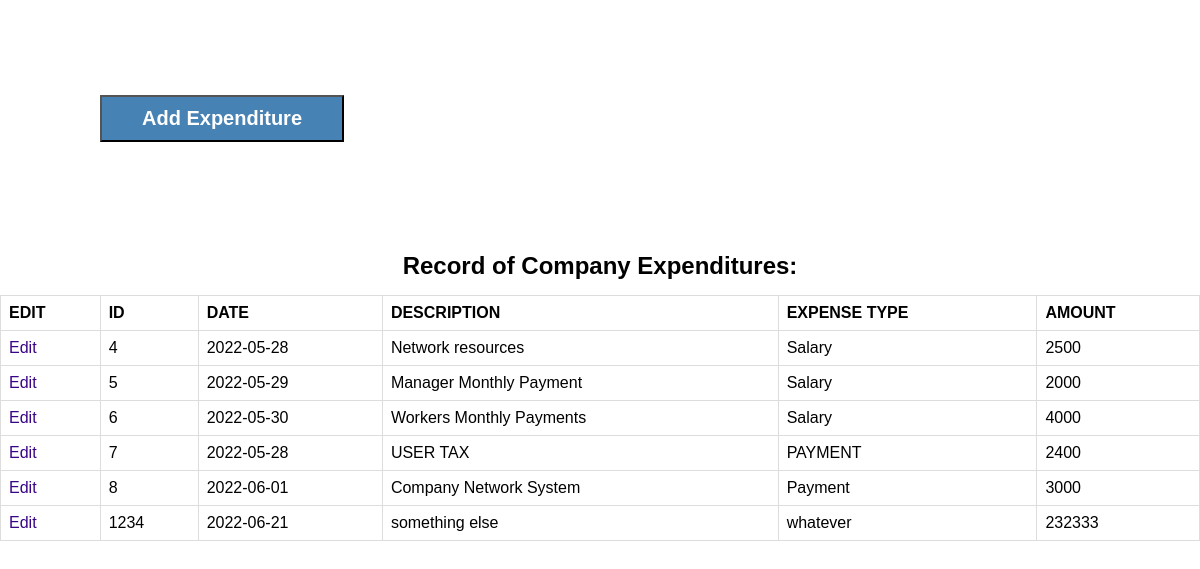
Page /expenditures.php on the committed database.
### tables this page shows
CREATE TABLE `expenditures` (
  `ID` int(11) NOT NULL,
  `DATE` date NOT NULL,
  `DESCRIPTION` varchar(50) NOT NULL,
  `EXPENSE_TYPE` varchar(20) NOT NULL,
  `AMOUNT` int(11) NOT NULL
);

### expenditures.php (the view, shortened to what this page needs)
<?php
include_once('connection.php');
$result = mysqli_query($conn, "SELECT * FROM expenditures");
?>
<!DOCTYPE html>
<html lang="en">
<head>
    <link rel="stylesheet" href="design.css">
</head>
<body>
    <div style="padding: 75px 50px ; margin: 20px 50px;">
        <button type="submit" onclick="myFunction()" style="padding: 10px 40px; font-size:20px; background-color:steelblue; color: #fff;"><b>Add Expenditure</b></button>
    </div>
    <div>
        <center>
            <h2 style="background-color: #fff; padding-top:15px; padding-bottom:15px;">Record of Company Expenditures:</h2>
        </center>
    </div>
    <?php
    if (mysqli_num_rows($result) > 0) {
    ?>
        <table>
            <tr>
                <th>EDIT</th>
                <th>ID</th>
                <th>DATE</th>
                <th>DESCRIPTION</th>
                <th>EXPENSE TYPE</th>
                <th>AMOUNT</th>
            </tr>
            <?php
            while ($row = mysqli_fetch_array($result)) {
            ?>
                <tr>
                    <td><a href="editExpend.php?id='.$id.'">Edit</a></td>
                    <td><?php echo $row["ID"]; ?></td>
                    <td><?php echo $row["DATE"]; ?></td>
                    <td><?php echo $row["DESCRIPTION"]; ?></td>
                    <td><?php echo $row["EXPENSE_TYPE"]; ?></td>
                    <td><?php echo $row["AMOUNT"]; ?></td>
                </tr>
            <?php
            }
            ?>
        </table>
    <?php
    } else {
        echo "No result found";
    }
    ?>
</body>
</html>

### design.css (style rules this page uses)
* { margin: 0; padding: 0; list-style: none; text-decoration: none; box-sizing: border-box; }
body { background-image: url('office2.jpg'); background-size: 1550px; font-family: sans-serif; margin: 0; padding: 0; }
a { color: rgb(57, 5, 135); background-color: transparent; text-decoration: none; }
table { background-color: #fff; width: 40%; height: 15%; }

### expenditures.php (style rules this page uses)
table { font-family: arial, sans-serif; border-collapse: collapse; width: 100%; }
td, th { border: 1px solid #dddddd; text-align: left; padding: 8px; }
tr:nth-child(even) { background-color: white; }

### rows in the picture
expenditures: ID "4", DATE "2022-05-28", DESCRIPTION "Network resources", EXPENSE_TYPE "Salary", AMOUNT "2500"
expenditures: ID "5", DATE "2022-05-29", DESCRIPTION "Manager Monthly Payment", EXPENSE_TYPE "Salary", AMOUNT "2000"
expenditures: ID "6", DATE "2022-05-30", DESCRIPTION "Workers Monthly Payments", EXPENSE_TYPE "Salary", AMOUNT "4000"
expenditures: ID "7", DATE "2022-05-28", DESCRIPTION "USER TAX", EXPENSE_TYPE "PAYMENT", AMOUNT "2400"
expenditures: ID "8", DATE "2022-06-01", DESCRIPTION "Company Network System", EXPENSE_TYPE "Payment", AMOUNT "3000"
expenditures: ID "1234", DATE "2022-06-21", DESCRIPTION "something else", EXPENSE_TYPE "whatever", AMOUNT "232333"
